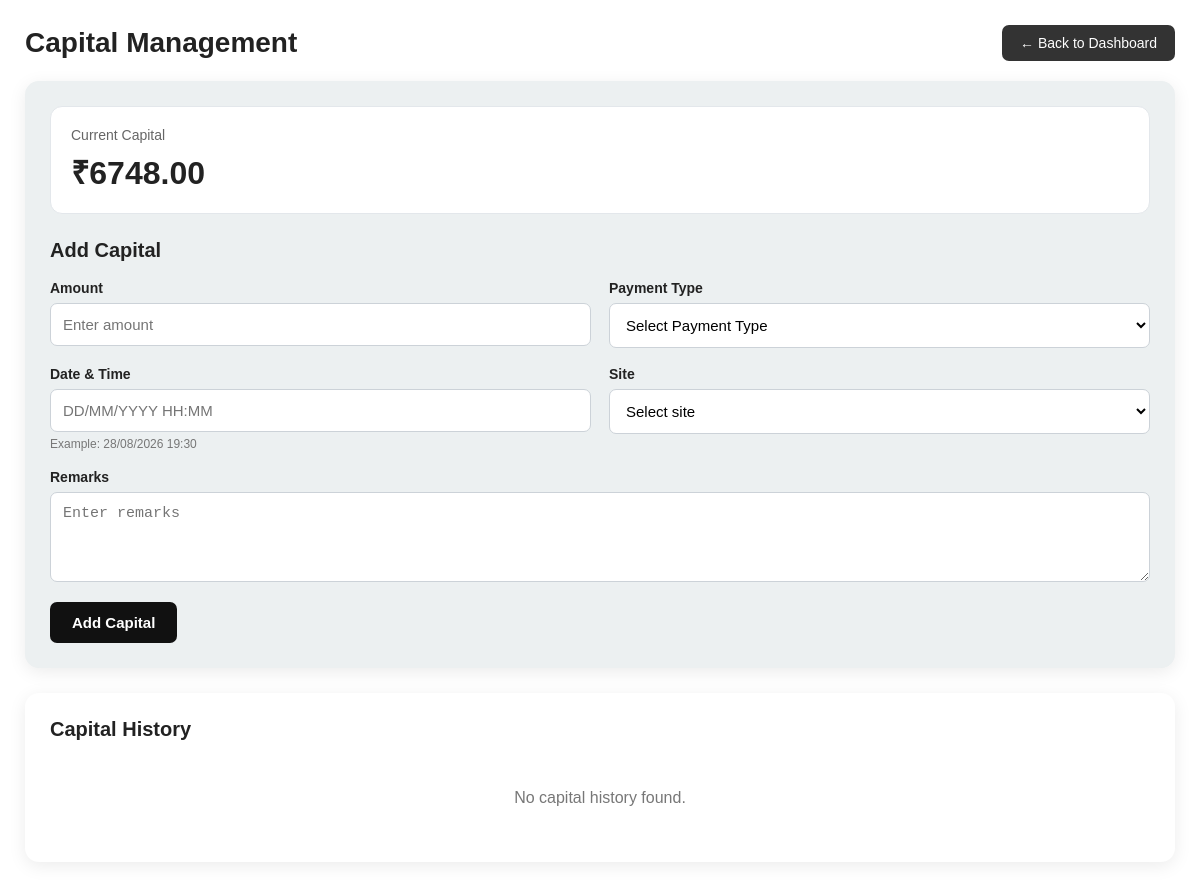
Page /capital on the earlier database version.
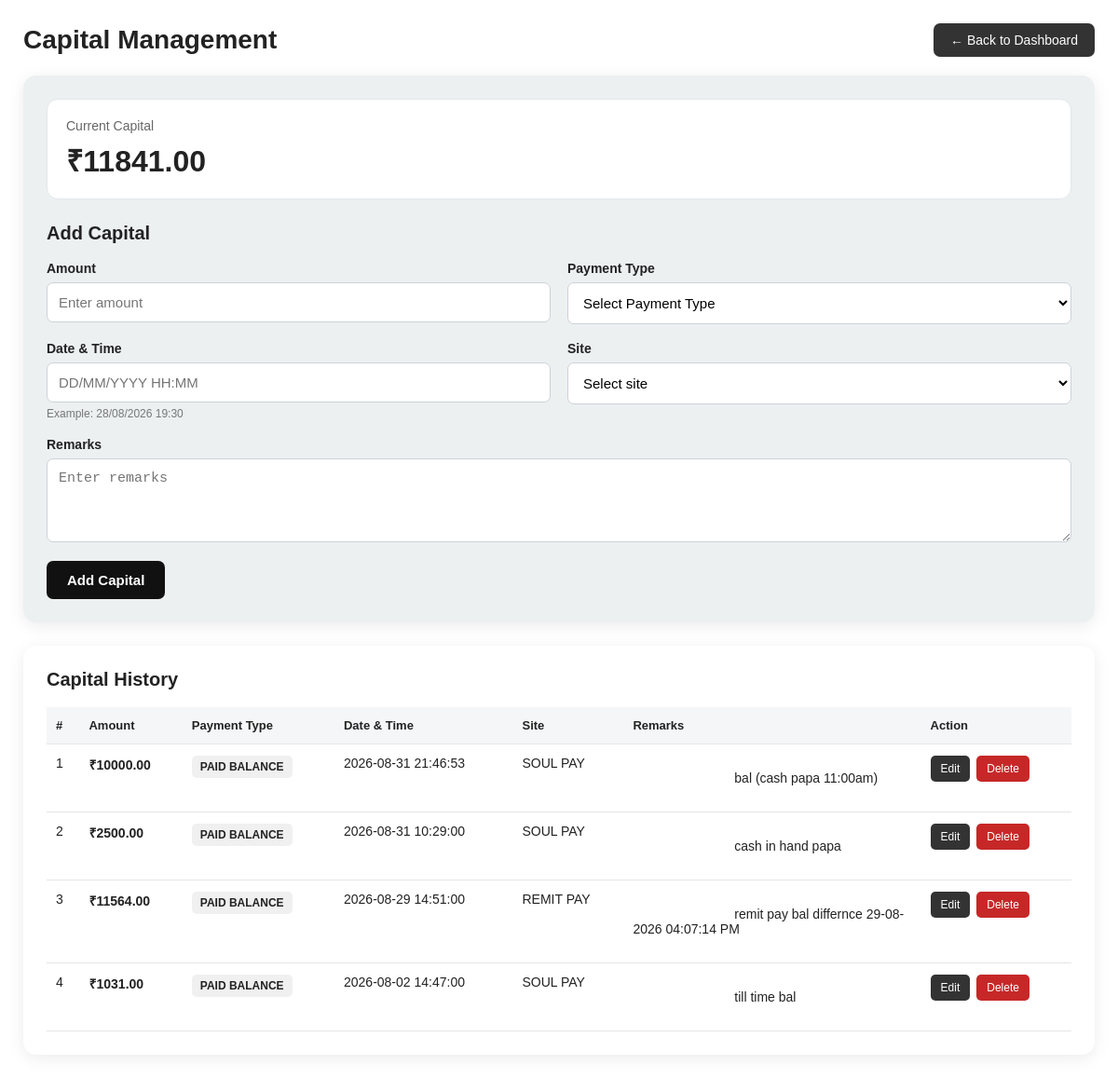
Same page on the later database version.
### tables this page shows
CREATE TABLE capital (
            id INTEGER PRIMARY KEY,
            amount REAL DEFAULT 0
        );

CREATE TABLE capital_history (
            id INTEGER PRIMARY KEY AUTOINCREMENT,
            amount REAL NOT NULL DEFAULT 0,
            transaction_datetime TEXT NOT NULL,
            site TEXT DEFAULT '',
            created_at TEXT DEFAULT CURRENT_TIMESTAMP
        , payment_type TEXT DEFAULT 'PAID', remarks TEXT DEFAULT '');

### app.py (the view, shortened to what this page needs)
@app.route(
    "/capital",
    methods=["GET", "POST"]
)
def capital_page():
    capital = get_capital()
    capital_history = get_capital_history()
    return render_template(
        "capital.html",
        capital=capital,
        capital_history=capital_history,
        edit_history=None
    )

### app.py (called while the page is built)
def get_db():
    conn = sqlite3.connect(DATABASE)
    conn.row_factory = sqlite3.Row
    return conn

def get_capital():
    conn = get_db()
    row = conn.execute("""
        SELECT amount
        FROM capital
        WHERE id = 1
    """).fetchone()
    conn.close()
    if row is None:
        return 0.0
    return float(row["amount"] or 0)

def get_capital_history():
    conn = get_db()
    rows = conn.execute("""
        SELECT
            id,
            amount,
            transaction_datetime,
            site,
            payment_type,
            remarks,
            created_at

        FROM capital_history

        ORDER BY id DESC
    """).fetchall()
    conn.close()
    return rows

### templates/capital.html (shortened to what this page needs)
<!DOCTYPE html>
<html lang="en">
<head>
</head>
<body>
<div class="container">
    <div class="top-bar">
        <h1 class="title">Capital Management</h1>
        <a href="{{ url_for('home') }}" class="back-btn">
            ← Back to Dashboard
        </a>
    </div>
    <div class="capital-card">
        <div class="capital-balance">
            <div class="capital-label">
                Current Capital
            </div>
            <div class="capital-value">
                ₹{{ "%.2f"|format(capital|float) }}
            </div>
        </div>
        {% if edit_history %}
        <h2 class="form-title">
            Edit Capital Entry
        </h2>
        <form method="POST"
              action="{{ url_for('edit_capital', history_id=edit_history['id']) }}">
            <div class="form-grid">
                <div class="form-group">
                    <label for="amount">
                        Amount
                    </label>
                    <input
                        type="number"
                        id="amount"
                        name="amount"
                        step="0.01"
                        min="0"
                        value="{{ edit_history['amount'] }}"
                        required
                    >
                </div>
                <div class="form-group">
                    <label for="payment_type">
                        Payment Type
                    </label>
                    <select
                        id="payment_type"
                        name="payment_type"
                        required
                    >
                        <option value="">
                            Select Payment Type
                        </option>
                        <option value="PAID BALANCE"
                            {% if edit_history['payment_type'] == 'PAID BALANCE' %}selected{% endif %}>
                            PAID BALANCE
                        </option>
                        <option value="CREDIT BALANCE"
                            {% if edit_history['payment_type'] == 'CREDIT BALANCE' %}selected{% endif %}>
                            CREDIT BALANCE
                        </option>
                        <option value="ADVANCE BALANCE"
                            {% if edit_history['payment_type'] == 'ADVANCE BALANCE' %}selected{% endif %}>
                            ADVANCE BALANCE
                        </option>
                    </select>
                </div>
                <div class="form-group">
                    <label for="transaction_datetime">
                        Date & Time
                    </label>
                    <input
                        type="text"
                        id="transaction_datetime"
                        name="transaction_datetime"
                        value="{{ edit_history['transaction_datetime'] }}"
                        placeholder="DD/MM/YYYY HH:MM"
                        autocomplete="off"
                        required
                    >
                    <div class="help-text">
                        Example: 28/08/2026 19:30
                    </div>
                </div>
                <div class="form-group">
                    <label for="site">
                        Site
                    </label>
                    <select
                        id="site"
                        name="site"
                        required
                    >
                        <option value="">
                            Select site
                        </option>
                        <option value="QUICKNPAY"
                            {% if edit_history['site'] == 'QUICKNPAY' %}selected{% endif %}>
                            QUICKNPAY
                        </option>
                        <option value="SOUL PAY"
                            {% if edit_history['site'] == 'SOUL PAY' %}selected{% endif %}>
                            SOUL PAY
                        </option>
                        <option value="REMIT PAY"
                            {% if edit_history['site'] == 'REMIT PAY' %}selected{% endif %}>
                            REMIT PAY
                        </option>
                        <option value="SEKUREPE"
                            {% if edit_history['site'] == 'SEKUREPE' %}selected{% endif %}>
                            SEKUREPE
                        </option>
                        <option value="SPAY INDIA"
                            {% if edit_history['site'] == 'SPAY INDIA' %}selected{% endif %}>
                            SPAY INDIA
                        </option>
                    </select>
                </div>
                <div class="form-group full">
                    <label for="remarks">
                        Remarks
                    </label>
                    <textarea
                        id="remarks"
                        name="remarks"
                        placeholder="Enter remarks"
                    >{{ edit_history['remarks'] or '' }}</textarea>
                </div>
            </div>
            <div class="submit-row">
                <button type="submit" class="save-btn">
                    Update Capital
                </button>
                <a href="{{ url_for('capital_page') }}"
                   class="cancel-btn">
                    Cancel
                </a>
            </div>
        </form>
        {% else %}
        <h2 class="form-title">
            Add Capital
        </h2>
        <form method="POST"
              action="{{ url_for('add_capital') }}">
            <div class="form-grid">
                <div class="form-group">
                    <label for="add_capital">
                        Amount
                    </label>
                    <input
                        type="number"
                        id="add_capital"
                        name="add_capital"
                        step="0.01"
                        min="0.01"
                        placeholder="Enter amount"
                        required
                    >
                </div>
                <div class="form-group">
                    <label for="payment_type">
                        Payment Type
                    </label>
                    <select
                        id="payment_type"
                        name="payment_type"
                        required
                    >
                        <option value="">
                            Select Payment Type
                        </option>
                    </select>
                </div>
                <div class="form-group">
                    <label for="transaction_datetime">
                        Date & Time
                    </label>
                    <input
                        type="text"
                        id="transaction_datetime"
                        name="transaction_datetime"
                        placeholder="DD/MM/YYYY HH:MM"
                        autocomplete="off"
                        required
                    >
                    <div class="help-text">
                        Example: 28/08/2026 19:30
                    </div>
                </div>
                <div class="form-group">
                    <label for="site">
                        Site
                    </label>
                    <select
                        id="site"
                        name="site"
                        required
                    >
                        <option value="">
                            Select site
                        </option>
                    </select>
                </div>
                <div class="form-group full">
                    <label for="remarks">
                        Remarks
                    </label>
                    <textarea
                        id="remarks"
                        name="remarks"
                        placeholder="Enter remarks"
                    ></textarea>
                </div>
            </div>
            <div class="submit-row">
                <button type="submit" class="save-btn">
                    Add Capital
                </button>
            </div>
        </form>
        {% endif %}
    </div>
    <div class="history-card">
        <div class="history-header">
            <h2 class="history-title">
                Capital History
            </h2>
        </div>
        {% if capital_history %}
        <div class="table-wrapper">
            <table>
                <thead>
                    <tr>
                        <th>#</th>
                        <th>Amount</th>
                        <th>Payment Type</th>
                        <th>Date & Time</th>
                        <th>Site</th>
                        <th>Remarks</th>
                        <th>Action</th>
                    </tr>
                </thead>
                <tbody>
                    {% for row in capital_history %}
                    <tr>
                        <td>
                            {{ loop.index }}
                        </td>
                        <td class="amount-cell">
                            ₹{{ "%.2f"|format(row['amount']|float) }}
                        </td>
                        <td>
                            <span class="payment-type">
                                {{ row['payment_type'] or '-' }}
                            </span>
                        </td>
                        <td>
                            {{ row['transaction_datetime'] or '-' }}
                        </td>
                        <td>
                            {{ row['site'] or '-' }}
                        </td>
                        <td class="remarks-cell">
                            {{ row['remarks'] or '-' }}
                        </td>
                        <td>
                            <div class="action-buttons">
                                <a
                                    href="{{ url_for('edit_capital', history_id=row['id']) }}"
                                    class="edit-btn"
                                >
                                    Edit
                                </a>
                                <form
                                    method="POST"
                                    action="{{ url_for('delete_capital', history_id=row['id']) }}"
                                    onsubmit="return confirm('Are you sure you want to delete this capital entry?');"
                                >
                                    <button
                                        type="submit"
                                        class="delete-btn"
                                    >
                                        Delete
                                    </button>
                                </form>
                            </div>
                        </td>
                    </tr>
                    {% endfor %}
                </tbody>
            </table>
        </div>
        {% else %}
        <div class="empty">
            No capital history found.
        </div>
        {% endif %}
    </div>
</div>
</body>
</html>

### templates/capital.html (style rules this page uses)
* { box-sizing: border-box; }
body { margin: 0; padding: 25px; background: white; font-family: Arial, Helvetica, sans-serif; color: #222; }
.container { max-width: 1200px; margin: auto; }
.top-bar { display: flex; justify-content: space-between; align-items: center; gap: 15px; margin-bottom: 20px; flex-wrap: wrap; }
.title { margin: 0; font-size: 28px; font-weight: 700; }
.back-btn { text-decoration: none; background: #333; color: white; padding: 10px 18px; border-radius: 7px; font-size: 14px; }
.capital-card { background: rgb(236, 240, 241); border-radius: 14px; padding: 25px; box-shadow: 0 4px 18px rgba(0,0,0,0.08); margin-bottom: 25px; }
.capital-balance { background: white; border: 1px solid #e3e7eb; border-radius: 12px; padding: 20px; margin-bottom: 25px; }
.capital-label { color: #666; font-size: 14px; margin-bottom: 7px; }
.capital-value { font-size: 32px; font-weight: 700; }
.form-title { font-size: 20px; margin: 0 0 18px 0; }
.form-grid { display: grid; grid-template-columns: repeat(2, 1fr); gap: 18px; }
.form-group { display: flex; flex-direction: column; }
.form-group.full { grid-column: 1 / -1; }
label { font-size: 14px; font-weight: 600; margin-bottom: 7px; }
input, select, textarea { width: 100%; border: 1px solid #ccd2d8; border-radius: 7px; padding: 12px; font-size: 15px; outline: none; background: white; }
textarea { min-height: 90px; resize: vertical; }
.help-text { margin-top: 5px; color: #777; font-size: 12px; }
.submit-row { margin-top: 20px; display: flex; gap: 10px; flex-wrap: wrap; }
.save-btn { border: none; background: #111; color: white; padding: 12px 22px; border-radius: 7px; cursor: pointer; font-size: 15px; font-weight: 600; }
.history-card { background: white; border-radius: 14px; padding: 25px; box-shadow: 0 4px 18px rgba(0,0,0,0.08); }
.history-header { display: flex; justify-content: space-between; align-items: center; margin-bottom: 18px; flex-wrap: wrap; gap: 10px; }
.history-title { margin: 0; font-size: 20px; }
.table-wrapper { overflow-x: auto; }
table { width: 100%; border-collapse: collapse; min-width: 900px; }
th, td { border-bottom: 1px solid #e5e5e5; padding: 12px 10px; text-align: left; vertical-align: top; }
th { background: #f5f6f7; font-size: 13px; }
td { font-size: 14px; }
.amount-cell { font-weight: 700; white-space: nowrap; }
.payment-type { display: inline-block; padding: 5px 9px; border-radius: 5px; background: #f0f0f0; font-size: 12px; font-weight: 700; }
.remarks-cell { max-width: 250px; white-space: pre-wrap; word-break: break-word; }
.action-buttons { display: flex; gap: 7px; flex-wrap: wrap; }
.edit-btn { text-decoration: none; background: #333; color: white; padding: 7px 11px; border-radius: 5px; font-size: 12px; }
.delete-btn { border: none; background: #c62828; color: white; padding: 7px 11px; border-radius: 5px; font-size: 12px; cursor: pointer; }

Differences in the rows shown:
changed capital: amount "6748.00" → "11841.00"
added capital_history: amount "10000.00", payment_type "PAID BALANCE", transaction_datetime "2026-08-31 21:46:53", site "SOUL PAY", remarks "bal (cash papa 11:00am)"
added capital_history: amount "2500.00", payment_type "PAID BALANCE", transaction_datetime "2026-08-31 10:29:00", site "SOUL PAY", remarks "cash in hand papa"
added capital_history: amount "11564.00", payment_type "PAID BALANCE", transaction_datetime "2026-08-29 14:51:00", site "REMIT PAY", remarks "remit pay bal differnce 29-08-2026 04:07:14 PM"
added capital_history: amount "1031.00", payment_type "PAID BALANCE", transaction_datetime "2026-08-02 14:47:00", site "SOUL PAY", remarks "till time bal"
Other differences:
text no longer shown: "No capital history found."
text now shown: "# Amount Payment Type Date & Time Site Remarks Action"
